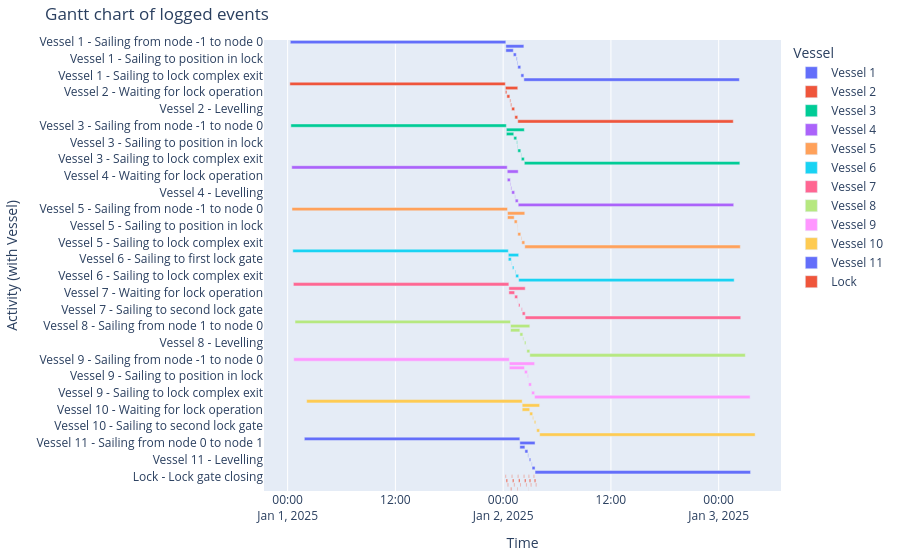

Source (notebook cell):
### Markdown cell above
#### Gantt chart of event table

### Code cell
df_eventtable = opentnsim.core.logutils.logbook2eventtable([*vessels, lock_chamber])
fig = generate_vessel_gantt_chart(df_eventtable)

### Figure 1 — Plotly figure (JSON) as saved in the notebook; plotly's stock layout.template omitted (floating-point values rounded to 4 significant figures)
{"data": [{"base": ["2025-01-01T00:17:54.550491000", "2025-01-02T00:17:54.550491000", "2025-01-02T00:17:54.550491000", "2025-01-02T01:07:51.449925000", "2025-01-02T01:27:51.449925000", "2025-01-02T01:33:31.622711000", "2025-01-02T01:37:40.046037000", "2025-01-02T01:57:40.046038000", "2025-01-02T01:58:28.642151000", "2025-01-02T02:18:28.642151000"], "hovertemplate": "object name=Vessel 1<br>start time=%{base}<br>stop time=%{x}<br>activity label=%{y}<extra></extra>", "legendgroup": "Vessel 1", "marker": {"color": "#636efa", "pattern": {"shape": ""}}, "name": "Vessel 1", "orientation": "h", "showlegend": true, "textposition": "auto", "type": "bar", "x": [86400000, 7234091, 2996899, 1200000, 340172, 248423, 1200000, 48596, 1200000, 86400000], "xaxis": "x", "y": ["Vessel 1 - Sailing from node -1 to node 0", "Vessel 1 - Sailing from node 0 to node 1", "Vessel 1 - Waiting for lock operation", "Vessel 1 - Sailing to first lock gate", "Vessel 1 - Sailing to position in lock", "Vessel 1 - Waiting for other vessels in lock", "Vessel 1 - Levelling", "Vessel 1 - Sailing to second lock gate", "Vessel 1 - Sailing to lock complex exit", "Vessel 1 - Sailing from node 1 to node +1"], "yaxis": "y"}, {"base": ["2025-01-01T00:14:44.354414000", "2025-01-02T00:14:44.354414000", "2025-01-02T00:14:44.354414000", "2025-01-02T00:24:44.354414000", "2025-01-02T00:44:44.354414000", "2025-01-02T00:50:24.527200000", "2025-01-02T00:56:52.853813000", "2025-01-02T01:16:52.853813000", "2025-01-02T01:17:41.449925000", "2025-01-02T01:37:41.449925000"], "hovertemplate": "object name=Vessel 2<br>start time=%{base}<br>stop time=%{x}<br>activity label=%{y}<extra></extra>", "legendgroup": "Vessel 2", "marker": {"color": "#EF553B", "pattern": {"shape": ""}}, "name": "Vessel 2", "orientation": "h", "showlegend": true, "textposition": "auto", "type": "bar", "x": [86400000, 4977095, 600000, 1200000, 340172, 388326, 1200000, 48596, 1200000, 86400000], "xaxis": "x", "y": ["Vessel 2 - Sailing from node +1 to node 1", "Vessel 2 - Sailing from node 1 to node 0", "Vessel 2 - Waiting for lock operation", "Vessel 2 - Sailing to first lock gate", "Vessel 2 - Sailing to position in lock", "Vessel 2 - Waiting for other vessels in lock", "Vessel 2 - Levelling", "Vessel 2 - Sailing to second lock gate", "Vessel 2 - Sailing to lock complex exit", "Vessel 2 - Sailing from node 0 to node -1"], "yaxis": "y"}, {"base": ["2025-01-01T00:21:25.206400000", "2025-01-02T00:21:25.206400000", "2025-01-02T00:21:25.206400000", "2025-01-02T01:10:51.449925000", "2025-01-02T01:30:51.449925000", "2025-01-02T01:34:54.430487000", "2025-01-02T01:37:40.046037000", "2025-01-02T01:59:02.853813000", "2025-01-02T02:01:28.642150000", "2025-01-02T02:21:28.642150000"], "hovertemplate": "object name=Vessel 3<br>start time=%{base}<br>stop time=%{x}<br>activity label=%{y}<extra></extra>", "legendgroup": "Vessel 3", "marker": {"color": "#00cc96", "pattern": {"shape": ""}}, "name": "Vessel 3", "orientation": "h", "showlegend": true, "textposition": "auto", "type": "bar", "x": [86400000, 7203435, 2966243, 1200000, 242980, 165615, 1200000, 145788, 1200000, 86400000], "xaxis": "x", "y": ["Vessel 3 - Sailing from node -1 to node 0", "Vessel 3 - Sailing from node 0 to node 1", "Vessel 3 - Waiting for lock operation", "Vessel 3 - Sailing to first lock gate", "Vessel 3 - Sailing to position in lock", "Vessel 3 - Waiting for other vessels in lock", "Vessel 3 - Levelling", "Vessel 3 - Sailing to second lock gate", "Vessel 3 - Sailing to lock complex exit", "Vessel 3 - Sailing from node 1 to node +1"], "yaxis": "y"}, {"base": ["2025-01-01T00:27:21.160539000", "2025-01-02T00:27:21.160539000", "2025-01-02T00:27:21.160539000", "2025-01-02T00:27:44.354414000", "2025-01-02T00:47:44.354414000", "2025-01-02T00:51:47.334976000", "2025-01-02T00:56:52.853813000", "2025-01-02T01:18:15.661588000", "2025-01-02T01:20:41.449925000", "2025-01-02T01:40:41.449925000"], "hovertemplate": "object name=Vessel 4<br>start time=%{base}<br>stop time=%{x}<br>activity label=%{y}<extra></extra>", "legendgroup": "Vessel 4", "marker": {"color": "#ab63fa", "pattern": {"shape": ""}}, "name": "Vessel 4", "orientation": "h", "showlegend": true, "textposition": "auto", "type": "bar", "x": [86400000, 4400289, 23193, 1200000, 242980, 305518, 1200000, 145788, 1200000, 86400000], "xaxis": "x", "y": ["Vessel 4 - Sailing from node +1 to node 1", "Vessel 4 - Sailing from node 1 to node 0", "Vessel 4 - Waiting for lock operation", "Vessel 4 - Sailing to first lock gate", "Vessel 4 - Sailing to position in lock", "Vessel 4 - Waiting for other vessels in lock", "Vessel 4 - Levelling", "Vessel 4 - Sailing to second lock gate", "Vessel 4 - Sailing to lock complex exit", "Vessel 4 - Sailing from node 0 to node -1"], "yaxis": "y"}, {"base": ["2025-01-01T00:28:58.436859000", "2025-01-02T00:28:58.436859000", "2025-01-02T00:28:58.436859000", "2025-01-02T01:13:51.449925000", "2025-01-02T01:33:51.449925000", "2025-01-02T01:36:17.238262000", "2025-01-02T01:37:40.046037000", "2025-01-02T02:00:25.661588000", "2025-01-02T02:04:28.642150000", "2025-01-02T02:24:28.642150000"], "hovertemplate": "object name=Vessel 5<br>start time=%{base}<br>stop time=%{x}<br>activity label=%{y}<extra></extra>", "legendgroup": "Vessel 5", "marker": {"color": "#FFA15A", "pattern": {"shape": ""}}, "name": "Vessel 5", "orientation": "h", "showlegend": true, "textposition": "auto", "type": "bar", "x": [86400000, 6930205, 2693013, 1200000, 145788, 82807, 1200000, 242980, 1200000, 86400000], "xaxis": "x", "y": ["Vessel 5 - Sailing from node -1 to node 0", "Vessel 5 - Sailing from node 0 to node 1", "Vessel 5 - Waiting for lock operation", "Vessel 5 - Sailing to first lock gate", "Vessel 5 - Sailing to position in lock", "Vessel 5 - Waiting for other vessels in lock", "Vessel 5 - Levelling", "Vessel 5 - Sailing to second lock gate", "Vessel 5 - Sailing to lock complex exit", "Vessel 5 - Sailing from node 1 to node +1"], "yaxis": "y"}, {"base": ["2025-01-01T00:34:27.065476000", "2025-01-02T00:34:27.065476000", "2025-01-02T00:34:27.065476000", "2025-01-02T00:54:27.065476000", "2025-01-02T01:01:52.853813000", "2025-01-02T01:19:38.469363000", "2025-01-02T01:23:41.449925000", "2025-01-02T01:43:41.449925000"], "hovertemplate": "object name=Vessel 6<br>start time=%{base}<br>stop time=%{x}<br>activity label=%{y}<extra></extra>", "legendgroup": "Vessel 6", "marker": {"color": "#19d3f3", "pattern": {"shape": ""}}, "name": "Vessel 6", "orientation": "h", "showlegend": true, "textposition": "auto", "type": "bar", "x": [86400000, 4154384, 1200000, 145788, 600000, 242980, 1200000, 86400000], "xaxis": "x", "y": ["Vessel 6 - Sailing from node +1 to node 1", "Vessel 6 - Sailing from node 1 to node 0", "Vessel 6 - Sailing to first lock gate", "Vessel 6 - Sailing to position in lock", "Vessel 6 - Levelling", "Vessel 6 - Sailing to second lock gate", "Vessel 6 - Sailing to lock complex exit", "Vessel 6 - Sailing from node 0 to node -1"], "yaxis": "y"}, {"base": ["2025-01-01T00:38:12.774660000", "2025-01-02T00:38:12.774660000", "2025-01-02T00:38:12.774660000", "2025-01-02T01:16:51.449925000", "2025-01-02T01:36:51.449925000", "2025-01-02T01:42:40.046038000", "2025-01-02T02:01:48.469364000", "2025-01-02T02:07:28.642151000", "2025-01-02T02:27:28.642151000"], "hovertemplate": "object name=Vessel 7<br>start time=%{base}<br>stop time=%{x}<br>activity label=%{y}<extra></extra>", "legendgroup": "Vessel 7", "marker": {"color": "#FF6692", "pattern": {"shape": ""}}, "name": "Vessel 7", "orientation": "h", "showlegend": true, "textposition": "auto", "type": "bar", "x": [86400000, 6555867, 2318675, 1200000, 48596, 600000, 340172, 1200000, 86400000], "xaxis": "x", "y": ["Vessel 7 - Sailing from node -1 to node 0", "Vessel 7 - Sailing from node 0 to node 1", "Vessel 7 - Waiting for lock operation", "Vessel 7 - Sailing to first lock gate", "Vessel 7 - Sailing to position in lock", "Vessel 7 - Levelling", "Vessel 7 - Sailing to second lock gate", "Vessel 7 - Sailing to lock complex exit", "Vessel 7 - Sailing from node 1 to node +1"], "yaxis": "y"}, {"base": ["2025-01-01T00:49:15.409894000", "2025-01-02T00:49:15.409894000", "2025-01-02T00:49:15.409894000", "2025-01-02T01:51:38.642150000", "2025-01-02T02:11:38.642150000", "2025-01-02T02:22:18.814936000", "2025-01-02T02:37:18.814936000", "2025-01-02T02:38:07.411049000", "2025-01-02T02:58:07.411049000"], "hovertemplate": "object name=Vessel 8<br>start time=%{base}<br>stop time=%{x}<br>activity label=%{y}<extra></extra>", "legendgroup": "Vessel 8", "marker": {"color": "#B6E880", "pattern": {"shape": ""}}, "name": "Vessel 8", "orientation": "h", "showlegend": true, "textposition": "auto", "type": "bar", "x": [86400000, 7732001, 3743232, 1200000, 340172, 600000, 48596, 1200000, 86400000], "xaxis": "x", "y": ["Vessel 8 - Sailing from node +1 to node 1", "Vessel 8 - Sailing from node 1 to node 0", "Vessel 8 - Waiting for lock operation", "Vessel 8 - Sailing to first lock gate", "Vessel 8 - Sailing to position in lock", "Vessel 8 - Levelling", "Vessel 8 - Sailing to second lock gate", "Vessel 8 - Sailing to lock complex exit", "Vessel 8 - Sailing from node 0 to node -1"], "yaxis": "y"}, {"base": ["2025-01-01T00:40:58.019448000", "2025-01-02T00:40:58.019448000", "2025-01-02T00:40:58.019448000", "2025-01-02T02:22:17.411049000", "2025-01-02T02:42:17.411049000", "2025-01-02T02:47:57.583835000", "2025-01-02T02:49:20.391611000", "2025-01-02T03:09:20.391612000", "2025-01-02T03:10:08.987724000", "2025-01-02T03:30:08.987724000"], "hovertemplate": "object name=Vessel 9<br>start time=%{base}<br>stop time=%{x}<br>activity label=%{y}<extra></extra>", "legendgroup": "Vessel 9", "marker": {"color": "#FF97FF", "pattern": {"shape": ""}}, "name": "Vessel 9", "orientation": "h", "showlegend": true, "textposition": "auto", "type": "bar", "x": [86400000, 10150968, 6079391, 1200000, 340172, 82807, 1200000, 48596, 1200000, 86400000], "xaxis": "x", "y": ["Vessel 9 - Sailing from node -1 to node 0", "Vessel 9 - Sailing from node 0 to node 1", "Vessel 9 - Waiting for lock operation", "Vessel 9 - Sailing to first lock gate", "Vessel 9 - Sailing to position in lock", "Vessel 9 - Waiting for other vessels in lock", "Vessel 9 - Levelling", "Vessel 9 - Sailing to second lock gate", "Vessel 9 - Sailing to lock complex exit", "Vessel 9 - Sailing from node 1 to node +1"], "yaxis": "y"}, {"base": ["2025-01-01T02:07:07.343527000", "2025-01-02T02:07:07.343527000", "2025-01-02T02:07:07.343527000", "2025-01-02T02:57:18.987723000", "2025-01-02T03:17:18.987723000", "2025-01-02T03:27:59.160511000", "2025-01-02T03:42:59.160511000", "2025-01-02T03:43:47.756623000", "2025-01-02T04:03:47.756623000"], "hovertemplate": "object name=Vessel 10<br>start time=%{base}<br>stop time=%{x}<br>activity label=%{y}<extra></extra>", "legendgroup": "Vessel 10", "marker": {"color": "#FECB52", "pattern": {"shape": ""}}, "name": "Vessel 10", "orientation": "h", "showlegend": true, "textposition": "auto", "type": "bar", "x": [86400000, 7000413, 3011644, 1200000, 340172, 600000, 48596, 1200000, 86400000], "xaxis": "x", "y": ["Vessel 10 - Sailing from node +1 to node 1", "Vessel 10 - Sailing from node 1 to node 0", "Vessel 10 - Waiting for lock operation", "Vessel 10 - Sailing to first lock gate", "Vessel 10 - Sailing to position in lock", "Vessel 10 - Levelling", "Vessel 10 - Sailing to second lock gate", "Vessel 10 - Sailing to lock complex exit", "Vessel 10 - Sailing from node 0 to node -1"], "yaxis": "y"}, {"base": ["2025-01-01T01:51:30.936987000", "2025-01-02T01:51:30.936987000", "2025-01-02T01:51:30.936987000", "2025-01-02T02:25:17.411049000", "2025-01-02T02:45:17.411049000", "2025-01-02T02:54:20.391612000", "2025-01-02T03:10:43.199386000", "2025-01-02T03:13:08.987723000", "2025-01-02T03:33:08.987723000"], "hovertemplate": "object name=Vessel 11<br>start time=%{base}<br>stop time=%{x}<br>activity label=%{y}<extra></extra>", "legendgroup": "Vessel 11", "marker": {"color": "#636efa", "pattern": {"shape": ""}}, "name": "Vessel 11", "orientation": "h", "showlegend": true, "textposition": "auto", "type": "bar", "x": [86400000, 6098050, 2026474, 1200000, 242980, 600000, 145788, 1200000, 86400000], "xaxis": "x", "y": ["Vessel 11 - Sailing from node -1 to node 0", "Vessel 11 - Sailing from node 0 to node 1", "Vessel 11 - Waiting for lock operation", "Vessel 11 - Sailing to first lock gate", "Vessel 11 - Sailing to position in lock", "Vessel 11 - Levelling", "Vessel 11 - Sailing to second lock gate", "Vessel 11 - Sailing to lock complex exit", "Vessel 11 - Sailing from node 1 to node +1"], "yaxis": "y"}, {"base": ["2025-01-02T00:14:44.354414000", "2025-01-02T00:19:44.354414000", "2025-01-02T00:29:44.354414000", "2025-01-02T00:50:24.527200000", "2025-01-02T00:56:52.853813000", "2025-01-02T01:01:52.853813000", "2025-01-02T01:11:52.853813000", "2025-01-02T01:33:31.622711000", "2025-01-02T01:37:40.046038000", "2025-01-02T01:42:40.046038000", "2025-01-02T01:52:40.046038000", "2025-01-02T02:17:18.814936000", "2025-01-02T02:22:18.814936000", "2025-01-02T02:32:18.814936000", "2025-01-02T02:47:57.583835000", "2025-01-02T02:49:20.391612000", "2025-01-02T02:54:20.391612000", "2025-01-02T03:04:20.391612000", "2025-01-02T03:22:59.160511000", "2025-01-02T03:27:59.160511000", "2025-01-02T03:37:59.160511000"], "hovertemplate": "object name=Lock<br>start time=%{base}<br>stop time=%{x}<br>activity label=%{y}<extra></extra>", "legendgroup": "Lock", "marker": {"color": "#EF553B", "pattern": {"shape": ""}}, "name": "Lock", "orientation": "h", "showlegend": true, "textposition": "auto", "type": "bar", "x": [300000, 600000, 300000, 388326, 300000, 600000, 300000, 248423, 300000, 600000, 300000, 300000, 600000, 300000, 82807, 300000, 600000, 300000, 300000, 600000, 300000], "xaxis": "x", "y": ["Lock - Lock gate closing", "Lock - Lock chamber converting", "Lock - Lock gate opening", "Lock - Waiting for other vessels in lock", "Lock - Lock gate closing", "Lock - Lock chamber converting", "Lock - Lock gate opening", "Lock - Waiting for other vessels in lock", "Lock - Lock gate closing", "Lock - Lock chamber converting", "Lock - Lock gate opening", "Lock - Lock gate closing", "Lock - Lock chamber converting", "Lock - Lock gate opening", "Lock - Waiting for other vessels in lock", "Lock - Lock gate closing", "Lock - Lock chamber converting", "Lock - Lock gate opening", "Lock - Lock gate closing", "Lock - Lock chamber converting", "Lock - Lock gate opening"], "yaxis": "y"}], "layout": {"barmode": "overlay", "legend": {"title": {"text": "Vessel"}, "tracegroupgap": 0}, "margin": {"b": 20, "l": 20, "r": 20, "t": 40}, "title": {"text": "Gantt chart of logged events"}, "xaxis": {"anchor": "y", "domain": [0, 1], "title": {"text": "Time"}, "type": "date"}, "yaxis": {"anchor": "x", "autorange": "reversed", "domain": [0, 1], "title": {"text": "Activity (with Vessel)"}}}}
